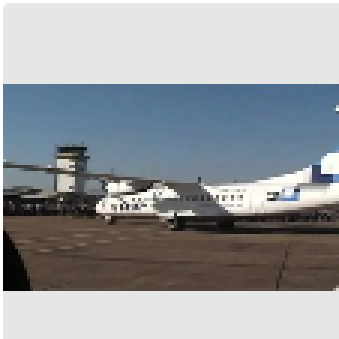
#> input picture data/base/airplane/captcha(1065).png, 113 x 113 px, found by its file name (shown 3 times larger); its folder holds 3 pictures in this run
$ jupyter execute --allow-errors 01_preparation_data.ipynb   (older library calls are emulated)
#> lines starting #> are read from the running program, lines starting #| are printed output that depends on the picture
# Import libraries

[cell 1]
import os

import numpy as np
from pathlib import Path
from sklearn.utils import shuffle

# Creating a structure for storing training data for the generator

[cell 2]
path_base = r"D:\KWork\captcha-cracker"
os.chdir(path_base)

[cell 3]
os.chdir("base")
list_main_folders = ["train", "validation"]
list_class_folders = os.listdir()

print(list_class_folders, "\n", os.getcwd())

[cell 4]
os.chdir("..")

if not os.path.isdir("data"):
    os.mkdir("data")

os.chdir("data")

for folder in list_main_folders:
    if not os.path.isdir(folder):
        os.mkdir(folder)

for folder in list_main_folders:
    os.chdir(folder)
    for class_folder in list_class_folders:
        if not os.path.isdir(class_folder):
            os.mkdir(class_folder)

    os.chdir("..")

[cell 5]
dict_classes = {}
for _class in list_class_folders:
    dict_classes[_class] = None

for folder in list_class_folders:
    os.chdir(folder)
    dict_classes[folder] = os.listdir()
    os.chdir("..")

dict_classes["airplane"][:5]

[cell 6]
for _class in list_class_folders:
    dict_classes[_class] = shuffle(dict_classes[_class], random_state=42)

train_file_dict = dict_classes.copy()
val_file_dict = dict_classes.copy()

for _class in list_class_folders:
    train_count = int(len(dict_classes[_class]) * 0.7)
    train_file_dict[_class] = dict_classes[_class][:train_count]
    val_file_dict[_class] = dict_classes[_class][train_count:]
    print(f"{_class}:\ntrain - {len(train_file_dict[_class])}\nvalidation - {len(val_file_dict[_class])}\n")
#> in crop_and_save, img is the input picture: PIL image 113x113 RGBA; mean R, G, B, A 152, 155.5, 159.2, 255

[cell 7]
file_source = Path(path_base) / "base"
train_file_destination = Path(path_base) / "data" / "train"
val_file_destination = Path(path_base) / "data" / "validation"

# Cropping and saving images

[cell 8]
def preprocess_image(_image):
    from PIL import Image

    crop_image = _image.crop((20, 30, 110, 90))
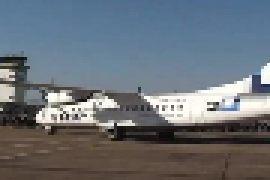
#> crop_image: PIL image 90x60 RGBA (shown 3 times larger); mean R, G, B, A 105.8, 113.1, 120.4, 255
    crop_image = crop_image.resize((128, 128), Image.ANTIALIAS)
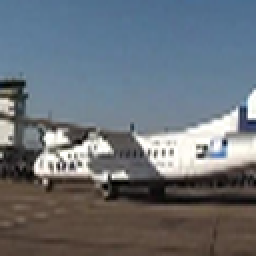
#> crop_image: PIL image 128x128 RGBA (shown 2 times larger); mean R, G, B, A 105.7, 113, 120.3, 255

    return crop_image

def crop_and_save(dict_with_class, path_for_save=None):
    from PIL import Image

    assert path_for_save is not None, "Specify the path to save"

    for _class in list_class_folders:
        i = 0
        for name in dict_with_class[_class]:
            i += 1
            save_name = _class + "_" + str(i)
            img = Image.open(file_source / _class / name)
            crop = preprocess_image(img)
            crop.save(path_for_save / _class / f"{save_name}.png", "PNG")

        print(f"Class - {_class} | complete")
        print(f"Total files: {len(os.listdir(path=path_for_save / _class))}")
